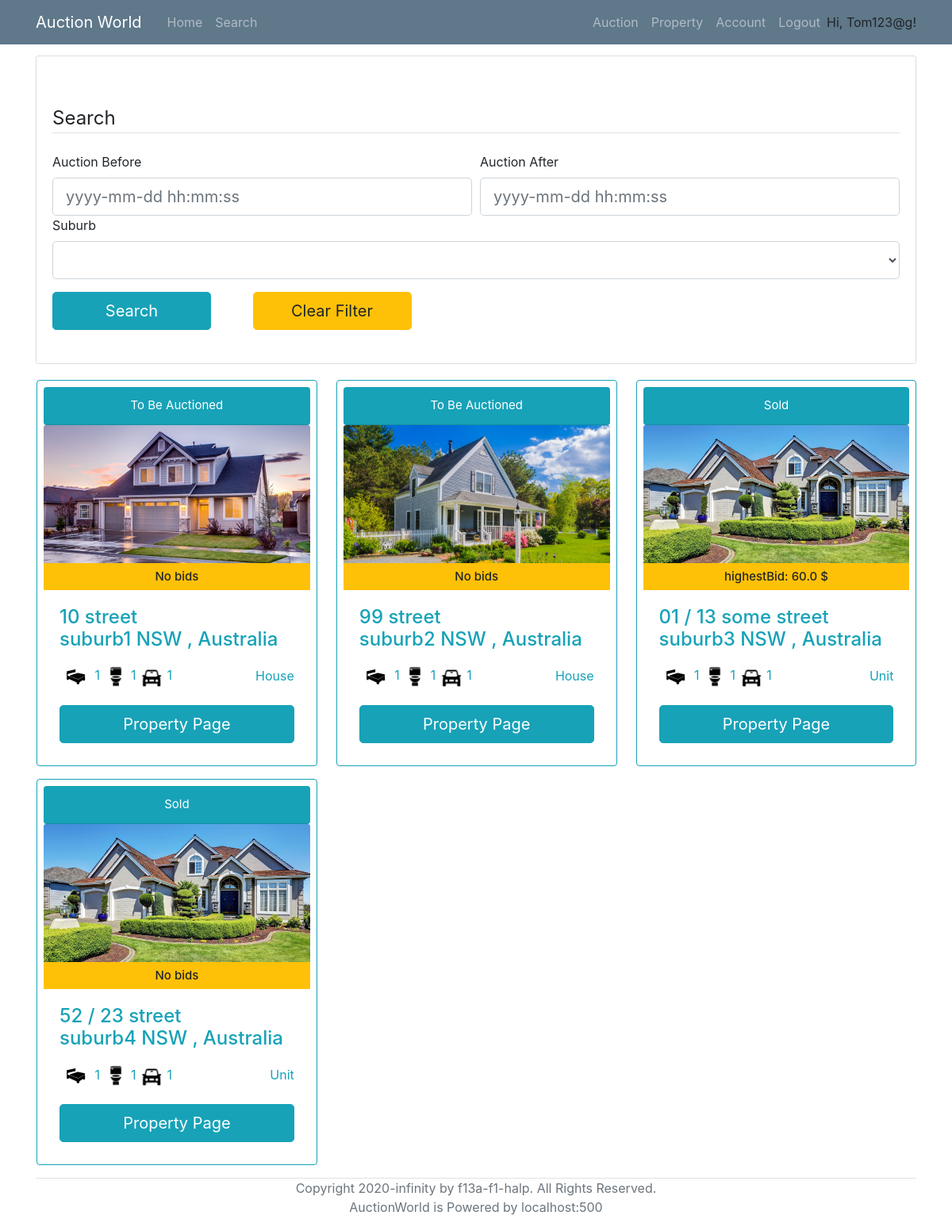
Page /search (signed in) on the committed database.
### models.py (models this page shows, shortened)
class User(UserMixin, db.Model):
    __tablename__ = 'User'
    id = db.Column(db.Integer, primary_key = True)
    login_name = db.Column(db.String(collation='NOCASE') ,unique=True, nullable=False)
    email = db.Column(db.String, unique=True, nullable=False)
    password_hash = db.Column(db.String, nullable=False)
    address = db.Column(db.String(1000), nullable=False)
    date_of_birth = db.Column(db.DateTime, nullable=False)
    phone_number = db.Column(db.String, nullable=False)
    id_confirmation = db.Column(db.String(100), nullable=True)
    auctionId = db.relationship('AuctionDetails', backref='seller', lazy='dynamic')
    properties = db.relationship('Property', backref='sellerID', lazy='dynamic')
    cards = db.relationship('BankDetails', backref='user', lazy='dynamic')
    registeredProperties = db.relationship('Property',secondary=lambda: RegisteredAssociation.__table__, backref="RegisteredBidders")

class Property(db.Model):
    __tablename__ = 'Property'
    id = db.Column(db.Integer, primary_key = True)
    property_type = db.Column(db.String)
    add_unit = db.Column(db.String(100))
    add_num = db.Column(db.String(100))
    add_name = db.Column(db.String(100))
    add_suburb = db.Column(db.String(100))
    add_state = db.Column(db.String(3))
    add_pc = db.Column(db.String(4))
    num_bedrooms = db.Column(db.Integer)
    num_parking = db.Column(db.Integer)
    num_bathrooms = db.Column(db.Integer)
    parking_features = db.Column(db.String)
    building_size = db.Column(db.Integer)
    land_size = db.Column(db.Integer)
    inspection_date = db.Column(db.DateTime)
    description = db.Column(db.String(2000))
    year_built = db.Column(db.Integer)
    status = db.Column(db.String)
    seller = db.Column(db.Integer, db.ForeignKey('User.id'))
    auctionId = db.relationship('AuctionDetails', backref='Property', uselist=False)
    photo_collection = db.relationship('Photos', backref='Property', lazy='dynamic')
    registeredBidders = db.relationship('User',secondary=lambda: RegisteredAssociation.__table__, backref="RegisteredProperties")

class Photos(db.Model):
    __tablename__ = 'Photos'
    id = db.Column(db.Integer, primary_key = True)
    photo = db.Column(db.String)
    property_id = db.Column(db.Integer, db.ForeignKey('Property.id'))

### routes.py (the view, shortened to what this page needs)
@app.route('/search', methods=['POST','GET'])
@login_required
def search():
    form=searchForm()
    available_suburbs=db.session.query(Property.add_suburb).distinct(Property.add_suburb)
    form.suburb.choices=[("")]+[(i.add_suburb) for i in available_suburbs]
    full_list = db.session.query(Property,AuctionDetails,func.max(Bid.Amount).label('highestBid'))\
                        .outerjoin(AuctionDetails, AuctionDetails.PropertyID==Property.id)\
                        .outerjoin(Bid, Bid.AuctionID == AuctionDetails.id)\
                        .group_by(Property.id)
    property_Id=[]
    return render_template('search.html', title='search', form=form, properties=full_list)

### forms.py
class searchForm(FlaskForm):
    auction_before =  DateTimeField('Auction Before', format='%Y-%m-%d %H:%M:%S',validators=[Optional()])
    auction_after = DateTimeField('Auction After', format='%Y-%m-%d %H:%M:%S',validators=[Optional()])
    suburb = SelectField('Suburb', validators=[Optional()])
    submit = SubmitField('Search')
    clear = SubmitField('Clear Filter')

### models.py (called while the page is built)
@login_manager.user_loader
def load_user(id):
    return User.query.get(id)

### templates/search.html (shortened to what this page needs)
{% extends "base.html" %}
{% block content %}
	<div class="content-section">
		<form action="" method= "POST" style="margin-top: 50px;" novalidate>
			<fieldset class="form-group">
				<legend class="border-bottom mb-4">Search</legend>
				<div class="form-row">
					<div class="col">
						{{ form.auction_before.label }}<br>
						{% if form.auction_before.errors %}
							{{ form.auction_before(class="form-control form-control-lg is-invalid") }}
							<div class="invalid-feedback">
								{% for error in form.auction_before.errors %}
									<span>{{ error }}</span>
								{% endfor %}
							</div>
						{% else %}
							{{ form.auction_before(class="form-control form-control-lg", placeholder="yyyy-mm-dd hh:mm:ss") }}
						{% endif %}
					</div>
					<div class="col">
						{{ form.auction_after.label }}<br>
						{% if form.auction_after.errors %}
							{{ form.auction_after(class="form-control form-control-lg is-invalid") }}
							<div class="invalid-feedback">
								{% for error in form.auction_after.errors %}
									<span>{{ error }}</span>
								{% endfor %}
							</div>
						{% else %}
							{{ form.auction_after(class="form-control form-control-lg", placeholder="yyyy-mm-dd hh:mm:ss") }}
						{% endif %}
					</div>
				</div>
				<div class="form-group">
					{{ form.suburb.label }}<br>
					{% if form.suburb.errors %}
						{{ form.suburb(class="form-control form-control-lg is-invalid") }}
						<div class="invalid-feedback">
							{% for error in form.suburb.errors %}
								<span>{{ error }}</span>
							{% endfor %}
						</div>
					{% else %}
						{{ form.suburb(class="form-control form-control-lg") }}
					{% endif %}
				</div>
				<div class="form-group">{{ form.submit(class="btn btn-info btn-lg mr-5" ,style="width:200px") }} {{ form.clear (class="btn btn-warning btn-lg",style="width:200px") }}</div>
			</fieldset>
		</form>
	</div>
	<div class="row col-xl-15">
		{% if not properties %}
				<div style="width:100%; text-align: center;">
				<h2 class="text-info">No results found.</h2>
				</div>
			</div>
		{% else %}
			{% for (p,a,b) in properties %}
				<div class="card border-info p-2 col-md-3.8 ml-3 mr-2 mb-3">
					<div class="card-header rounded text-center bg-info text-white" style="font-size: 15px;">
						{% if p.status == "auction" %}
							To Be Auctioned
						{% elif p.status == "sold" %}
							Sold
						{% else %}
							Error
						{% endif %}
					</div>
					{% if not p.photo_collection.all() %}
						<img class="card-img-top" src="/static/propertyImage/4.jpg" alt="Card image cap" style="width:335.81px; height: 180px;" >
					{% else %}
						<img class="card-img-top" src="/static/propertyImage/{{p.photo_collection.first().photo}}" alt="Card image cap" style="width:335.81px; height: 180px;" >
					{% endif %}
					<h6 class="card-subtitle pt-2 pb-2 text-center bg-warning" style="font-size: 15px;">
                        {% if b:%}
                            highestBid: {{b}} $
                        {% else %}
                            No bids
                        {% endif%}
                    </h6>
					<div class="card-body text-info">
						<h4 class="card-title">
							{% if p.add_unit %}
								{{p.add_unit}} /
							{% endif %}
							{{p.add_num}} {{p.add_name}}<br>{{p.add_suburb}} {{p.add_state}} {{p.pc}}, Australia
						</h4>
						<p class="card-text">
							<span><img src="/static/propertyImage/bedicon.png" alt="Card image cap" style="width:40px; height: 40px;"> {{p.num_bedrooms}}</span>
							<span><img src="/static/propertyImage/restroom.png" alt="Card image cap" style="width:30px; height: 30px;"> {{p.num_bedrooms}}</span>
							<span><img src="/static/propertyImage/car.png" alt="Card image cap" style="width:30px; height: 30px;"> {{p.num_parking}}</span>
							<span style="float: right; margin-top: 7px;">{{p.property_type}}</span>
						</p>
						<a href={{ url_for("viewProperty", property_id=p.id) }} class="btn btn-info btn-lg" style="width: 100%;">Property Page</a>
					</div>
				</div>
			{% endfor %}
		{% endif %}
	</div>
{% endblock %}

### templates/base.html (shortened to what this page needs)
<!DOCTYPE html>
<html lang="en">
<head>
    <link rel="stylesheet" type="text/css" href="../static/css/main.css">
    <link rel="stylesheet" href="https://maxcdn.bootstrapcdn.com/bootstrap/4.0.0/css/bootstrap.min.css">
</head>
<body>
    <header class="site-header">
        <nav class="navbar navbar-expand-md navbar-dark bg-steel fixed-top">
          <div class="container">
            <a class="navbar-brand mr-4" href="/" >Auction World</a>
            <div class="collapse navbar-collapse" id="navbarToggle">
              <div class="navbar-nav mr-auto">
                <a class="nav-item nav-link" href="{{ url_for('home') }}">Home</a>
                <a class="nav-item nav-link" href="/search">Search</a>
              </div>
              <div class="navbar-nav">
                {% if current_user.is_authenticated %}
                  <a class="nav-item nav-link" href="/auction">Auction</a>
                  <a class="nav-item nav-link" href="/property">Property</a>
                  <a class="nav-item nav-link" href={{ url_for("account", login_name=current_user.login_name) }}>Account</a>
                  <a class="nav-item nav-link" href="/logout">Logout</a>
                  <p style="margin-top: 8px; margin-bottom: 0px;">Hi, {{ current_user.login_name }}!</p>
                {% endif %}
              </div>
            </div>
          </div>
        </nav>
      </header>
      <main role="main" class="container" style="margin-top: 70px;">
        <div class="row">
          <div class="col-md-12">
            {% block content %}{% endblock %}
          </div>
        </div>
        <div class="border-top relative-bottom text-center text-muted mb-2" >
          Copyright 2020-infinity by f13a-f1-halp. All Rights Reserved. <br>
          AuctionWorld is Powered by localhost:500
        </div>
      </main>
</body>
</html>

### static/css/main.css (style rules this page uses)
body { background: #fafafa; color: #333333; margin-top: 5rem; }
h1, h2, h3, h4, h5, h6 { color: #444444; }
.bg-steel { background-color: #5f788a; }
.site-header .navbar-nav .nav-link { color: #cbd5db; }
.content-section { background: #ffffff; padding: 10px 20px; border: 1px solid #dddddd; border-radius: 3px; margin-bottom: 20px; }

### rows in the picture
User: login_name "Tom123@g"
Property: status "To Be Auctioned", photo_collection.first (picture), shows "No bids", add_num "10", add_name "street", add_suburb "suburb1", add_state "NSW", num_bedrooms "1", num_parking "1", property_type "House"
Property: status "To Be Auctioned", photo_collection.first (picture), shows "No bids", add_num "99", add_name "street", add_suburb "suburb2", add_state "NSW", num_bedrooms "1", num_parking "1", property_type "House"
Property: status "Sold", b "60.0", add_unit "01", add_num "13", add_name "some street", add_suburb "suburb3", add_state "NSW", num_bedrooms "1", num_parking "1", property_type "Unit"
Property: status "Sold", shows "No bids", add_unit "52", add_num "23", add_name "street", add_suburb "suburb4", add_state "NSW", num_bedrooms "1", num_parking "1", property_type "Unit"
